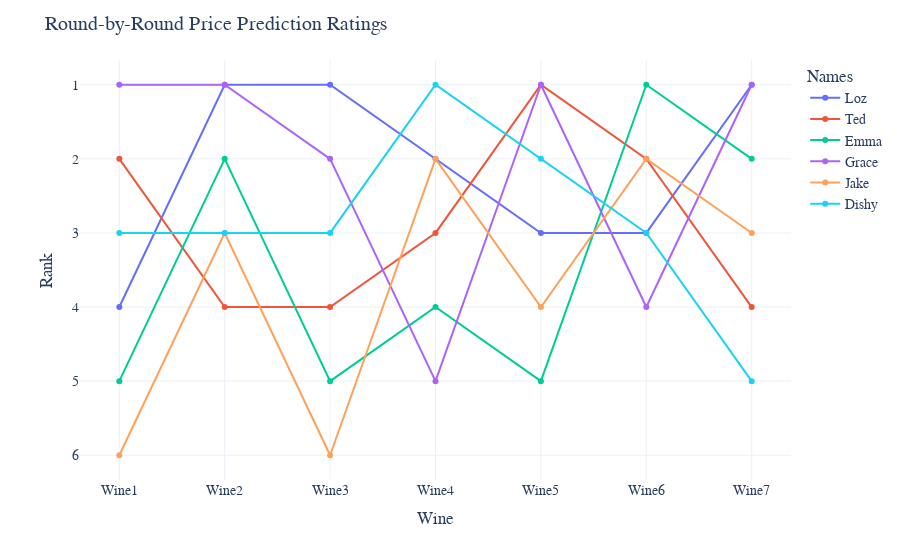

Notebook code for this chart:
### Code cell
fig = px.scatter(round_by_round_bump_chart, x="Wine", y="Rank", color='Names')
fig['layout']['yaxis']['autorange'] = "reversed"
fig.update_traces(mode='markers+lines')

fig.update_layout(
    title = "Round-by-Round Price Prediction Ratings",
    font = dict(family = "Arial", size=14),
    yaxis = dict(
        tickmode = 'linear',
        dtick = 1
    )
)

fig = go.FigureWidget(fig)
fig.layout.template = 'plotly_white'
fig.show()

### Figure 1 — Plotly figure (JSON) as saved in the notebook; plotly's stock layout.template omitted (floating-point values rounded to 4 significant figures)
{"data": [{"hovertemplate": "Names=Loz<br>Wine=%{x}<br>Rank=%{y}<extra></extra>", "legendgroup": "Loz", "marker": {"color": "#636efa", "symbol": "circle"}, "mode": "markers+lines", "name": "Loz", "orientation": "v", "showlegend": true, "type": "scatter", "uid": "017fe17d-77fb-46c5-8fb8-d7711f953035", "x": ["Wine1", "Wine2", "Wine3", "Wine4", "Wine5", "Wine6", "Wine7"], "xaxis": "x", "y": [4, 1, 1, 2, 3, 3, 1], "yaxis": "y"}, {"hovertemplate": "Names=Ted<br>Wine=%{x}<br>Rank=%{y}<extra></extra>", "legendgroup": "Ted", "marker": {"color": "#EF553B", "symbol": "circle"}, "mode": "markers+lines", "name": "Ted", "orientation": "v", "showlegend": true, "type": "scatter", "uid": "c0fc67b5-cc19-4350-a3d4-09d456664c82", "x": ["Wine1", "Wine2", "Wine3", "Wine4", "Wine5", "Wine6", "Wine7"], "xaxis": "x", "y": [2, 4, 4, 3, 1, 2, 4], "yaxis": "y"}, {"hovertemplate": "Names=Emma<br>Wine=%{x}<br>Rank=%{y}<extra></extra>", "legendgroup": "Emma", "marker": {"color": "#00cc96", "symbol": "circle"}, "mode": "markers+lines", "name": "Emma", "orientation": "v", "showlegend": true, "type": "scatter", "uid": "9d528add-d9a9-47bf-9175-fae700818bd1", "x": ["Wine1", "Wine2", "Wine3", "Wine4", "Wine5", "Wine6", "Wine7"], "xaxis": "x", "y": [5, 2, 5, 4, 5, 1, 2], "yaxis": "y"}, {"hovertemplate": "Names=Grace<br>Wine=%{x}<br>Rank=%{y}<extra></extra>", "legendgroup": "Grace", "marker": {"color": "#ab63fa", "symbol": "circle"}, "mode": "markers+lines", "name": "Grace", "orientation": "v", "showlegend": true, "type": "scatter", "uid": "85c69d78-b92a-46ab-9ec6-74822edc964b", "x": ["Wine1", "Wine2", "Wine3", "Wine4", "Wine5", "Wine6", "Wine7"], "xaxis": "x", "y": [1, 1, 2, 5, 1, 4, 1], "yaxis": "y"}, {"hovertemplate": "Names=Jake<br>Wine=%{x}<br>Rank=%{y}<extra></extra>", "legendgroup": "Jake", "marker": {"color": "#FFA15A", "symbol": "circle"}, "mode": "markers+lines", "name": "Jake", "orientation": "v", "showlegend": true, "type": "scatter", "uid": "982d4044-6e9b-4043-bfe3-89ceefbdc50e", "x": ["Wine1", "Wine2", "Wine3", "Wine4", "Wine5", "Wine6", "Wine7"], "xaxis": "x", "y": [6, 3, 6, 2, 4, 2, 3], "yaxis": "y"}, {"hovertemplate": "Names=Dishy<br>Wine=%{x}<br>Rank=%{y}<extra></extra>", "legendgroup": "Dishy", "marker": {"color": "#19d3f3", "symbol": "circle"}, "mode": "markers+lines", "name": "Dishy", "orientation": "v", "showlegend": true, "type": "scatter", "uid": "81376116-fadd-44ce-aebd-30d7eaffa39a", "x": ["Wine1", "Wine2", "Wine3", "Wine4", "Wine5", "Wine6", "Wine7"], "xaxis": "x", "y": [3, 3, 3, 1, 2, 3, 5], "yaxis": "y"}], "layout": {"font": {"family": "Arial", "size": 14}, "legend": {"title": {"text": "Names"}, "tracegroupgap": 0}, "margin": {"t": 60}, "title": {"text": "Round-by-Round Price Prediction Ratings"}, "xaxis": {"anchor": "y", "domain": [0, 1], "title": {"text": "Wine"}}, "yaxis": {"anchor": "x", "autorange": "reversed", "domain": [0, 1], "dtick": 1, "tickmode": "linear", "title": {"text": "Rank"}}}}
